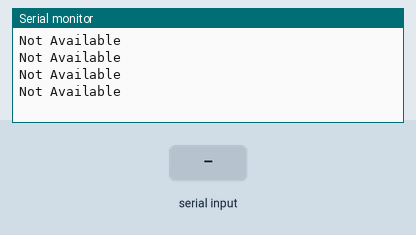
Bench run of a sketch on a simulated Arduino Uno, built with avr-gcc and run on an emulated ATmega328P. Shown: the last lines printed to the serial monitor. The test bench sets the inputs (shaded band).

Above: at 1.8 s.
1.9 s: "1" received over the second serial link
At 3.31 s:
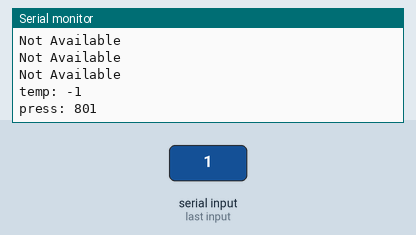
4.5 s: "0" received over the second serial link
At 5.9 s:
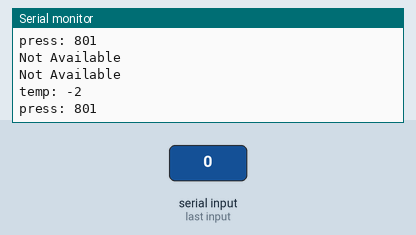
6.0 s: "2" received over the second serial link
At 7.31 s:
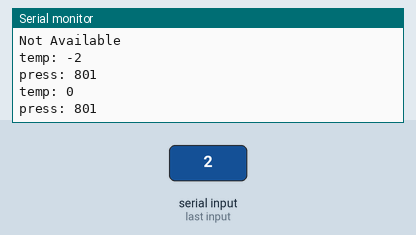

Measured:
- after the input at 1.9 s, the serial monitor: prints a new line after 1.1 s (image 1)
- after the input at 4.5 s, the serial monitor: prints a new line after 1.0 s (image 2)
- after the input at 6.0 s, the serial monitor: prints a new line after 1.0 s (image 3)

The sketch:

SWS2.ino
```cpp
#include <SoftwareSerial.h>
SoftwareSerial SWS2(10,9);
void setup() {
  // put your setup code here, to run once:
  Serial.begin(9600);
  SWS2.begin(9600);
}

void loop() {
  // put your main code here, to run repeatedly:
  byte buff[3];
  if(SWS2.available()){
    SWS2.readBytes(buff,3);
    Serial.print("temp: ");
    Serial.println(buff[0]-50);
    Serial.print("press: ");
    Serial.println((buff[1]<<8)+buff[2]);
  }
  else{
    Serial.println("Not Available");
  }
  delay(500);
}
```
